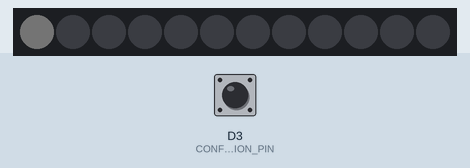
Simulated run of this program. Board: ESP8266 (Wemos D1 mini). On the bench: 12 RGB LEDs in strip order, left to right. The test bench sets the inputs (shaded band); at power-on: D3 (CONF_ZERO_CALIBRATION_PIN) HIGH. Dim RGB values are drawn brighter than linear; WiFi joins after 1.5 s; servers stay silent unless stated; random numbers use the default seed unless the program sets one; no MQTT or app messages arrive unless stated; what the program prints to the serial monitor is not drawn.

Above: at 2.8 s.
2.9 s: D3 (CONF_ZERO_CALIBRATION_PIN) pulled LOW for 0.15 s
At 4.0 s:
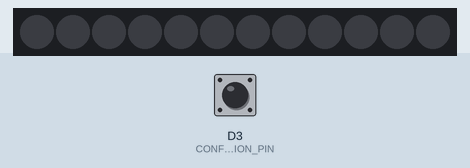
Timing chart, 0 to 5.9 s (numbered marks = the images above; inputs shaded):
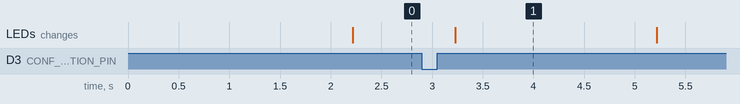

The program:

main.cpp
```cpp
#include <Arduino.h>

// Additional Serial / UART
#include <SoftwareSerial.h>

// MH-Z19 sensor library
#include <MHZ19.h>

// NewPixel library
#include <Adafruit_NeoPixel.h>

// WIFi
#include <ESP8266WiFi.h>

// PubSub MQTT Lib
#include <PubSubClient.h>


// WiFi config
#include <wifi_config.h>

// MQTT config
#include <mqtt_config.h>

// CO2 sensor configuration
#define MHZ19_BAUDRATE  9600    // default baudrate of sensor
#define MHZ19_TX_PIN    D7      // TX pin MH-Z19(B) (SoftwareSerail RX)
#define MHZ10_RX_PIN    D8      // RX pin MH-Z19(B) (SoftwareSerial TX)

// CO2 thresholds
#define CO2_THRESHOLD_GOOD    500
#define CO2_THRESHOLD_MEDIUM  800
#define CO2_THRESHOLD_BAD     1100

// NeoPixel configuration
#define NEOPIXEL_COUNT      12
#define NEOPIXEL_PIN        D5
#define NEOPIXEL_BRIGHTNESS 255   // 255 max

// application configuration
#define CONF_WARMUP_TIME_MS             180000  // 180s
#define CONF_ZERO_CALIBRATION_TIME_MS  1260000 // 21m
#define CONF_MEASUREMENT_INTERVALL_MS   10000   // 10s
#define CONF_ZERO_CALIBRATION_PIN       D3


#ifndef WIFI_CONFIG_H
#error Include a valid wifi_config.h
#endif

#ifndef MQTT_CONFIG_H
#error Include a valid mqtt_config.h
#endif
// TODO: server / username / password handling


// SoftwareSerial to communicate with sensor
SoftwareSerial mhz19Serial(MHZ19_TX_PIN, MHZ10_RX_PIN);

// MHZ19 sensor
MHZ19 mhz19Sensor;

// NeoPixel strip / ring
Adafruit_NeoPixel neoPixels(NEOPIXEL_COUNT, NEOPIXEL_PIN, NEO_GRB + NEO_KHZ800);

// WiFi client
WiFiClient wifiClient;

// MQTT client
PubSubClient mqttClient(wifiClient);

static const char alphanum[] ="0123456789"
                              "ABCDEFGHIJKLMNOPQRSTUVWXYZ"
                              "abcdefghijklmnopqrstuvwxyz";  // For random generation of client ID.

// values to start "zero calibration"
bool sendZeroCalibrationCmd = true;
unsigned long zeroCalibrationStartTimeMS;
// values to run initial "calibration"
bool initalCalibration = true;
unsigned long initalCalibrationStartTimeMS;
// Assume Wifi does not work, if connect set to true
bool wifiConnectionActive = false;
// Assume Mqtt to Work until proven wrong
bool attemptMqttConnect = true;
bool mqttConnectionActive = true;

// different operating modes
enum APPLICATION_MODE {
  MODE_INITIALIZATION,      // initialization
  MODE_ZERO_CALIBRATION,    // zero calibration
  MODE_MEASUREMENT          // default: do measurement
};

uint8_t currentApplicationMode = MODE_INITIALIZATION;

// change color of NeoPixels
void colorWipe(uint32_t color, int wait);
void loadingAnimation(uint8_t percent);

// interrupt for zero calibration
ICACHE_RAM_ATTR void detectZeroCalibrationButtonPush() {
  Serial.println("DEBUG: Interrupt");
  currentApplicationMode = MODE_ZERO_CALIBRATION;
  zeroCalibrationStartTimeMS = millis();
}

void checkSensorReturnCode() {
    if (mhz19Sensor.errorCode != RESULT_OK) {
        Serial.println("FAILED TO READ SENSOR!");
        Serial.printf("Error code: %d\n\r", mhz19Sensor.errorCode);
        for (uint8_t i=0; i<2; i++) {
            colorWipe(neoPixels.Color(0, 255, 255), 50);
            delay(500);
            colorWipe(neoPixels.Color(0,0,0), 50);
            delay(500);
        }
    }
}

void setup() {
  // Setup serial for output
  Serial.begin(9600);

  // Setup software serial for communication with sensor
  Serial.println("Setup: SoftwareSerial for MH-Z19 sensor");
  mhz19Serial.begin(MHZ19_BAUDRATE);

  // MHZ19 init
  Serial.println("Setup: Initializing MH-Z19 sensor");
  mhz19Sensor.begin(mhz19Serial);
  // enable auto calibration (lowest value in 24h as baseline for 400ppm)
  mhz19Sensor.autoCalibration();

  // NeoPixel init
  Serial.println("Setup: Initializing NeoPixels");
  neoPixels.begin();  // init
  neoPixels.show();   // off
  neoPixels.setBrightness(NEOPIXEL_BRIGHTNESS);

  // interrupt pin for zero calibration
  pinMode(CONF_ZERO_CALIBRATION_PIN, INPUT_PULLUP);
  attachInterrupt(
    digitalPinToInterrupt(CONF_ZERO_CALIBRATION_PIN),
    detectZeroCalibrationButtonPush,
    RISING
  );

  checkSensorReturnCode();

  // WiFi
#ifdef WIFI_CONFIG_SSID
    Serial.printf("Setup: WiFi connecting to %s\n\r", WIFI_CONFIG_SSID);
    #ifndef WIFI_CONFIG_PASSWORD
      WiFi.begin(WIFI_CONFIG_SSID);
    #else
      WiFi.begin(WIFI_CONFIG_SSID, WIFI_CONFIG_PASSWORD);
    #endif
  for (int i=0; i<20; i++) { //try 10s
      if (WiFi.status() == WL_CONNECTED) break;
    delay(500);
    Serial.print(".");
  }
  if (WiFi.status() == WL_CONNECTED) {
      Serial.println();
      Serial.print("Connected, IP: ");
      Serial.println(WiFi.localIP());
      wifiConnectionActive = true;
  } else {
      Serial.println("Could not Connect to Wifi");
      wifiConnectionActive = false;
  }
#else
  Serial.println("No Wifi Info Present, Light Only Mode");
  wifiConnectionActive = false;
#endif

  mqttClient.setServer(MQTT_CONFIG_SERVER, 1883);

  // finished time of setup, used for initial calibration
  initalCalibrationStartTimeMS = millis();
}

void loop() {
  unsigned long now = millis();

  if (wifiConnectionActive && attemptMqttConnect && !mqttClient.connected()) {
    char mqttClientID[9];
    //Attempt to Connect 10 times with growing intervals
    for (int retries = 0; retries < 10; retries++) {

      // Generate mqttClientID
      for (int i = 0; i < 8; i++) mqttClientID[i] = alphanum[random(51)];
      mqttClientID[8]='\0';

      if (mqttClient.connect(mqttClientID, MQTT_CONFIG_USER, MQTT_CONFIG_PASS)) {
        Serial.println("MQTT: connected");
        mqttConnectionActive = true;
        attemptMqttConnect = true;
        retries=10; //break the loop instantly
      } else {
        Serial.println(retries);
        // Print reason the connection failed.
        // See https://pubsubclient.knolleary.net/api.html#state for the failure code explanation.
        Serial.print("failed, rc="); Serial.println(mqttClient.state());
        mqttConnectionActive = false;
        attemptMqttConnect = false;
        delay(retries * 50);
      }
    }
  }

  switch (currentApplicationMode) {
  case MODE_INITIALIZATION:
    // may move into function
    if (now - initalCalibrationStartTimeMS < CONF_WARMUP_TIME_MS) {
      if (now % 1000 == 0) {
        // NOTE: may use Serial.printf()
        Serial.print("Initial calibration in progress: ");
        Serial.print((now - initalCalibrationStartTimeMS)/1000);
        Serial.print("/");
        Serial.print(CONF_WARMUP_TIME_MS/1000);
        Serial.println("s");
        loadingAnimation(map((now - initalCalibrationStartTimeMS), 0, CONF_WARMUP_TIME_MS, 0, 100));
        delay(10);
      }
    }
    // change mode to measurement
    else {
      currentApplicationMode = MODE_MEASUREMENT;
    }
    break;
  case MODE_ZERO_CALIBRATION:
    // may move into function
    if (now - initalCalibrationStartTimeMS < CONF_WARMUP_TIME_MS) {
      // send zero calibration command to sensor
      if (sendZeroCalibrationCmd) {
        colorWipe(neoPixels.Color(0,0,0), 100);
        Serial.println("Start zero calibration progress.");
        mhz19Sensor.calibrateZero();
        sendZeroCalibrationCmd = false;
      }
      // send status to serial
      if (now % 10000 == 0) {
        // NOTE: may use Serial.printf()
        Serial.print("Zero calibration in progress: ");
        Serial.print((now - zeroCalibrationStartTimeMS)/1000);
        Serial.print("/");
        Serial.print(CONF_ZERO_CALIBRATION_TIME_MS/1000);
        Serial.println("s");
        delay(10);
      }
      // update neopixels every second
      if (now % 1000 == 0) {
        loadingAnimation(
          map((now - zeroCalibrationStartTimeMS), 0, CONF_ZERO_CALIBRATION_TIME_MS, 0, 100)
        );
      }
    }
    // zero calibration is done -> measurement mode
    else {
      currentApplicationMode = MODE_MEASUREMENT;
      // set send flag to true if we change again back to zero calibration mode
      sendZeroCalibrationCmd = true;
    }
    break;
  // default mode is measurement
  case MODE_MEASUREMENT:
  default:
    if (now % CONF_MEASUREMENT_INTERVALL_MS == 0) {
      int co2Value = mhz19Sensor.getCO2();
      float temperature = mhz19Sensor.getTemperature();

      checkSensorReturnCode();

      Serial.printf("CO2 [ppm]: %4i Temperature [C]: %.0f\n\r", co2Value, temperature);

      if (co2Value <= CO2_THRESHOLD_GOOD) {
        colorWipe(neoPixels.Color(  0, 255,   0), 200);
      }
      else if ((co2Value > CO2_THRESHOLD_GOOD) && (co2Value <= CO2_THRESHOLD_MEDIUM)) {
        colorWipe(neoPixels.Color(  255, 255,   0), 200);
      }
      else if ((co2Value > CO2_THRESHOLD_MEDIUM) && (co2Value <= CO2_THRESHOLD_BAD)) {
        colorWipe(neoPixels.Color(  255, 165,   0), 200);
      }
      else if (co2Value > CO2_THRESHOLD_BAD) {
        colorWipe(neoPixels.Color(  255, 0,   0), 200);
      }

      //If We have Wifi and MQTT, send it
      if (wifiConnectionActive && mqttConnectionActive) {
        String json = String("{ \"temperatur\": " + String(temperature, 0) + ", \"ppmCO2\": " + String(co2Value) + " }");
        //Serial.println(json);
        String topic = String("/co2ampel/" + String(ESP.getChipId()));
        //Serial.println(topic);
        if (mqttClient.publish(topic.c_str(), json.c_str())) {
          Serial.println("Send OK");
        }
      }

      delay(10);
    }
    break;
  }
}


void colorWipe(uint32_t color, int wait) {
  for(int i=0; i<neoPixels.numPixels(); i++) {
    neoPixels.setPixelColor(i, color);
    neoPixels.show();
    delay(wait);
  }
}

void loadingAnimation(uint8_t percent) {
  int num_pixel_on = map(percent, 0, 100, 0, neoPixels.numPixels()-1);
  for (int i=0; i<num_pixel_on; i++) {
    neoPixels.setPixelColor(i, neoPixels.Color(255, 255, 255));
    neoPixels.show();
  }
  if (num_pixel_on < neoPixels.numPixels()) {
    for (uint8_t j=0; j<255; j++) {
      neoPixels.setPixelColor(num_pixel_on, neoPixels.Color(j, j, j));
      neoPixels.show();
    }
    for (uint8_t k=255; k>0; k--) {
      neoPixels.setPixelColor(num_pixel_on, neoPixels.Color(k, k, k));
      neoPixels.show();
    }
  }
}
```

mqtt_config.example.h
```cpp
#ifndef MQTT_CONFIG_H
#define MQTT_CONFIG_H

#define MQTT_CONFIG_SERVER  "host.tld"
#define MQTT_CONFIG_USER    "username"
#define MQTT_CONFIG_PASS    "password"

#endif // MQTT_CONFIG_H
```

wifi_config.example.h
```cpp
#ifndef WIFI_CONFIG_H
#define WIFI_CONFIG_H

// the ssid of the WiFi
#define WIFI_CONFIG_SSID        "wifi-ap-ssid"
// the password of the WiFi (comment out if open)
#define WIFI_CONFIG_PASSWORD    "super-secure-password"

#endif //WIFI_CONFIG_H
```

Measured:
- what the display in image 1 shows lasts 2.0 s, from 3.2 s to 5.2 s
